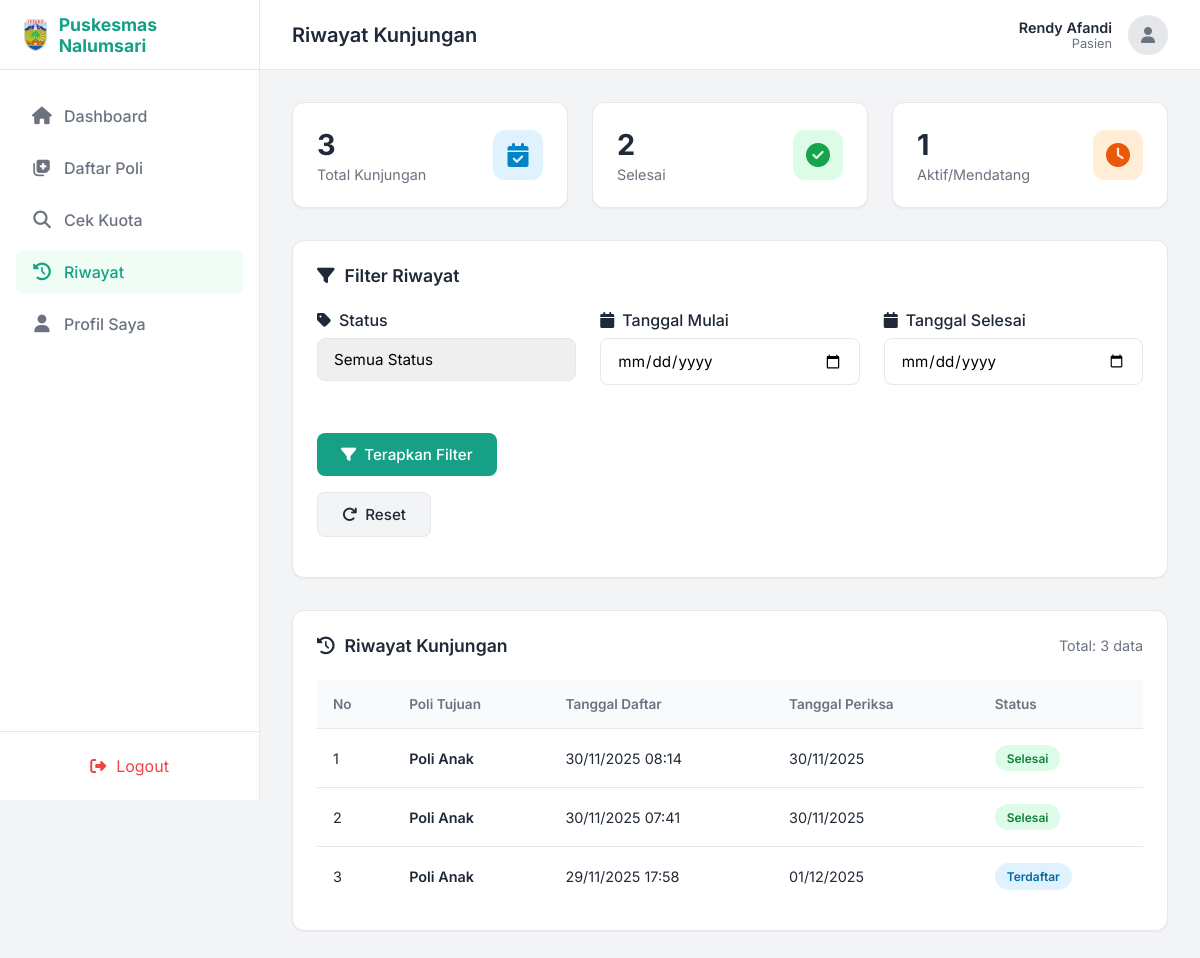
The app's page /pasien/riwayat.php (signed in) with its own data.
### tables this page shows
CREATE TABLE `pasien` (
  `id` int NOT NULL,
  `nama_lengkap` varchar(100) NOT NULL,
  `no_hp` varchar(15) NOT NULL,
  `email` varchar(100) NOT NULL,
  `alamat` text NOT NULL,
  `nik` varchar(16) NOT NULL,
  `jenis_kelamin` enum('L','P') NOT NULL,
  `password` varchar(32) NOT NULL,
  `created_at` timestamp NULL DEFAULT CURRENT_TIMESTAMP
);

CREATE TABLE `pendaftaran` (
  `id` int NOT NULL,
  `id_pasien` int NOT NULL,
  `id_poli` int NOT NULL,
  `tanggal_daftar` datetime NOT NULL,
  `tanggal_periksa` date NOT NULL,
  `status` enum('terdaftar','selesai','tidak hadir') DEFAULT 'terdaftar',
  `catatan` text
);

CREATE TABLE `poli` (
  `id` int NOT NULL,
  `nama_poli` varchar(50) NOT NULL,
  `keterangan` text,
  `created_at` timestamp NULL DEFAULT CURRENT_TIMESTAMP
);

### pasien/riwayat.php (the view, shortened to what this page needs)
<?php
include '../config/database.php';
$user_id = $_SESSION['user_id'];
$pasien_query = "SELECT * FROM pasien WHERE id = $user_id";
$pasien_result = mysqli_query($conn, $pasien_query);
$pasien = mysqli_fetch_assoc($pasien_result);
$tanggal_mulai = isset($_GET['tanggal_mulai']) ? $_GET['tanggal_mulai'] : '';
$tanggal_selesai = isset($_GET['tanggal_selesai']) ? $_GET['tanggal_selesai'] : '';
$riwayat_query = "SELECT p.nama_poli, d.tanggal_daftar, d.tanggal_periksa, d.status
                 FROM pendaftaran d
                 JOIN poli p ON d.id_poli = p.id
                 WHERE d.id_pasien = $user_id";
$riwayat_query .= " ORDER BY d.tanggal_daftar DESC";
$riwayat_result = mysqli_query($conn, $riwayat_query);
$total_query = "SELECT COUNT(*) as total FROM pendaftaran WHERE id_pasien = $user_id";
$total_result = mysqli_query($conn, $total_query);
$total = mysqli_fetch_assoc($total_result)['total'];
$selesai_query = "SELECT COUNT(*) as total FROM pendaftaran WHERE id_pasien = $user_id AND status = 'selesai'";
$selesai_result = mysqli_query($conn, $selesai_query);
$selesai = mysqli_fetch_assoc($selesai_result)['total'];
$aktif_query = "SELECT COUNT(*) as total FROM pendaftaran WHERE id_pasien = $user_id AND (status = 'terdaftar' OR tanggal_periksa >= CURDATE())";
$aktif_result = mysqli_query($conn, $aktif_query);
$aktif = mysqli_fetch_assoc($aktif_result)['total'];
?>
<!DOCTYPE html>
<html lang="id">
<head>
    <link rel="stylesheet" href="https://cdnjs.cloudflare.com/ajax/libs/font-awesome/6.4.0/css/all.min.css">
</head>
<body>
    <nav class="sidebar" id="sidebar">
        <div class="sidebar-header">
            <a href="dashboard.php" class="logo">
                <img src="../assets/images/logo.png" alt="Logo">
                <span>Puskesmas Nalumsari</span>
            </a>
        </div>
        <ul class="nav-menu">
            <li class="nav-item">
                <a href="dashboard.php" class="nav-link">
                    <i class="fas fa-home"></i>
                    <span>Dashboard</span>
                </a>
            </li>
            <li class="nav-item">
                <a href="daftar_poli.php" class="nav-link">
                    <i class="fas fa-notes-medical"></i>
                    <span>Daftar Poli</span>
                </a>
            </li>
            <li class="nav-item">
                <a href="check_kuota.php" class="nav-link">
                    <i class="fas fa-search"></i>
                    <span>Cek Kuota</span>
                </a>
            </li>
            <li class="nav-item">
                <a href="riwayat.php" class="nav-link active">
                    <i class="fas fa-history"></i>
                    <span>Riwayat</span>
                </a>
            </li>
            <li class="nav-item">
                <a href="profil.php" class="nav-link">
                    <i class="fas fa-user"></i>
                    <span>Profil Saya</span>
                </a>
            </li>
        </ul>
        <div class="sidebar-footer">
            <a href="../auth/logout.php" class="btn-logout" style="display:flex; align-items:center; gap:10px; width:100%; justify-content:center;">
                <i class="fas fa-sign-out-alt"></i> Logout
            </a>
        </div>
    </nav>
    <main class="main-content">
        <header class="top-header">
            <div style="display: flex; align-items: center; gap: 15px;">
                <h2 class="page-title">Riwayat Kunjungan</h2>
            </div>
            <div class="user-profile">
                <div class="user-info">
                    <div class="user-name"><?php echo htmlspecialchars($pasien['nama_lengkap']); ?></div>
                    <div class="user-role">Pasien</div>
                </div>
                <div style="background: #e5e7eb; width: 40px; height: 40px; border-radius: 50%; display: flex; align-items: center; justify-content: center; color: #6b7280;">
                    <i class="fas fa-user"></i>
                </div>
            </div>
        </header>
        <div class="content-wrapper">
            <div class="stats-grid">
                <div class="stat-card">
                    <div class="stat-info">
                        <h3><?php echo $total; ?></h3>
                        <p>Total Kunjungan</p>
                    </div>
                    <div class="stat-icon-bg bg-blue-light">
                        <i class="fas fa-calendar-check"></i>
                    </div>
                </div>
                <div class="stat-card">
                    <div class="stat-info">
                        <h3><?php echo $selesai; ?></h3>
                        <p>Selesai</p>
                    </div>
                    <div class="stat-icon-bg bg-green-light">
                        <i class="fas fa-check-circle"></i>
                    </div>
                </div>
                <div class="stat-card">
                    <div class="stat-info">
                        <h3><?php echo $aktif; ?></h3>
                        <p>Aktif/Mendatang</p>
                    </div>
                    <div class="stat-icon-bg bg-orange-light">
                        <i class="fas fa-clock"></i>
                    </div>
                </div>
            </div>
            <div class="card-box">
                <div class="card-header">
                    <h3 class="card-title">
                        <i class="fas fa-filter"></i>
                        Filter Riwayat
                    </h3>
                </div>
                <form method="GET" action="riwayat.php" class="form-grid">
                    <div class="form-group">
                        <label class="form-label" for="status">
                            <i class="fas fa-tag"></i>
                            Status
                        </label>
                        <select id="status" name="status" class="form-control">
                            <option value="">Semua Status</option>
                        </select>
                    </div>
                    <div class="form-group">
                        <label class="form-label" for="tanggal_mulai">
                            <i class="fas fa-calendar"></i>
                            Tanggal Mulai
                        </label>
                        <input type="date" id="tanggal_mulai" name="tanggal_mulai"
                               class="form-control" value="<?php echo $tanggal_mulai; ?>">
                    </div>
                    <div class="form-group">
                        <label class="form-label" for="tanggal_selesai">
                            <i class="fas fa-calendar"></i>
                            Tanggal Selesai
                        </label>
                        <input type="date" id="tanggal_selesai" name="tanggal_selesai"
                               class="form-control" value="<?php echo $tanggal_selesai; ?>">
                    </div>
                    <div class="form-actions">
                        <button type="submit" class="btn btn-primary">
                            <i class="fas fa-filter"></i>
                            Terapkan Filter
                        </button>
                        <a href="riwayat.php" class="btn btn-secondary">
                            <i class="fas fa-redo"></i>
                            Reset
                        </a>
                    </div>
                </form>
            </div>
            <div class="card-box">
                <div class="card-header">
                    <h3 class="card-title">
                        <i class="fas fa-history"></i>
                        Riwayat Kunjungan
                    </h3>
                    <div class="text-muted">
                        Total: <?php echo mysqli_num_rows($riwayat_result); ?> data
                    </div>
                </div>
                <div class="table-responsive">
                    <table>
                        <thead>
                            <tr>
                                <th>No</th>
                                <th>Poli Tujuan</th>
                                <th>Tanggal Daftar</th>
                                <th>Tanggal Periksa</th>
                                <th>Status</th>
                            </tr>
                        </thead>
                        <tbody>
                            <?php
                            $no = 1;
                            if (mysqli_num_rows($riwayat_result) > 0) {
                                mysqli_data_seek($riwayat_result, 0);
                                while ($riwayat = mysqli_fetch_assoc($riwayat_result)) {
                                    $status_class = 'badge-' . str_replace(' ', '', $riwayat['status']);
                                    echo "<tr>
                                            <td>$no</td>
                                            <td>
                                                <div style='font-weight:600;'>{$riwayat['nama_poli']}</div>
                                            </td>
                                            <td>" . date('d/m/Y H:i', strtotime($riwayat['tanggal_daftar'])) . "</td>
                                            <td>" . date('d/m/Y', strtotime($riwayat['tanggal_periksa'])) . "</td>
                                            <td><span class='badge $status_class'>" . ucfirst($riwayat['status']) . "</span></td>
                                          </tr>";
                                    $no++;
                                }
                            }
                            ?>
                        </tbody>
                    </table>
                </div>
            </div>
        </div>
    </main>
</body>
</html>

### records on screen
pasien: nama_lengkap "Rendy Afandi"
pendaftaran: id_poli.nama_poli "Poli Anak", tanggal_daftar "30/11/2025 08:14", tanggal_periksa "30/11/2025", status "Selesai"
pendaftaran: id_poli.nama_poli "Poli Anak", tanggal_daftar "30/11/2025 07:41", tanggal_periksa "30/11/2025", status "Selesai"
pendaftaran: id_poli.nama_poli "Poli Anak", tanggal_daftar "29/11/2025 17:58", tanggal_periksa "01/12/2025", status "Terdaftar"

### other values on screen
$total "3"
$selesai "2"
$aktif "1"
mysqli_num_rows($riwayat_result) "3"
